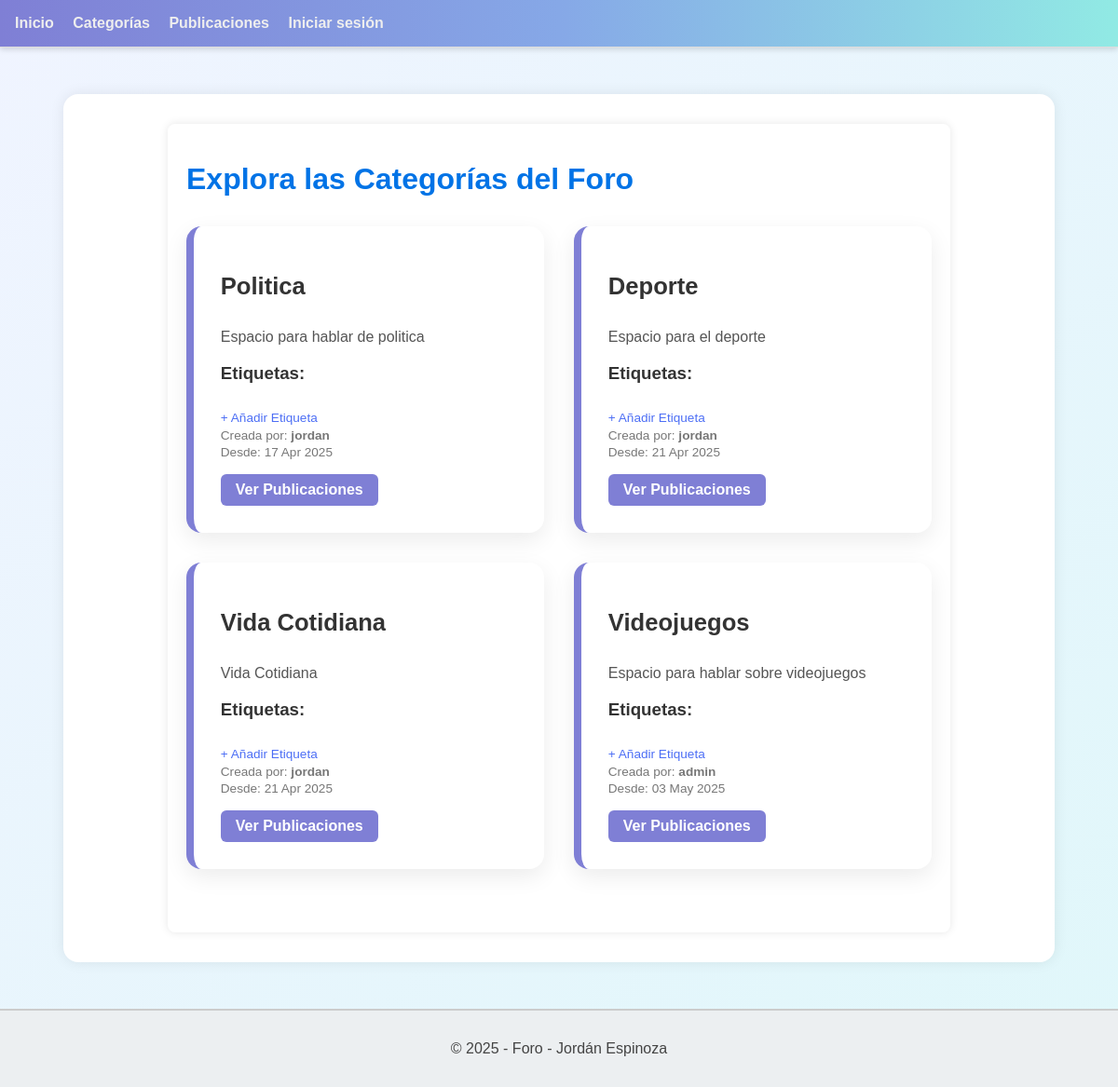
/foro/categorias/listar/, run on an earlier commit of the app's database.
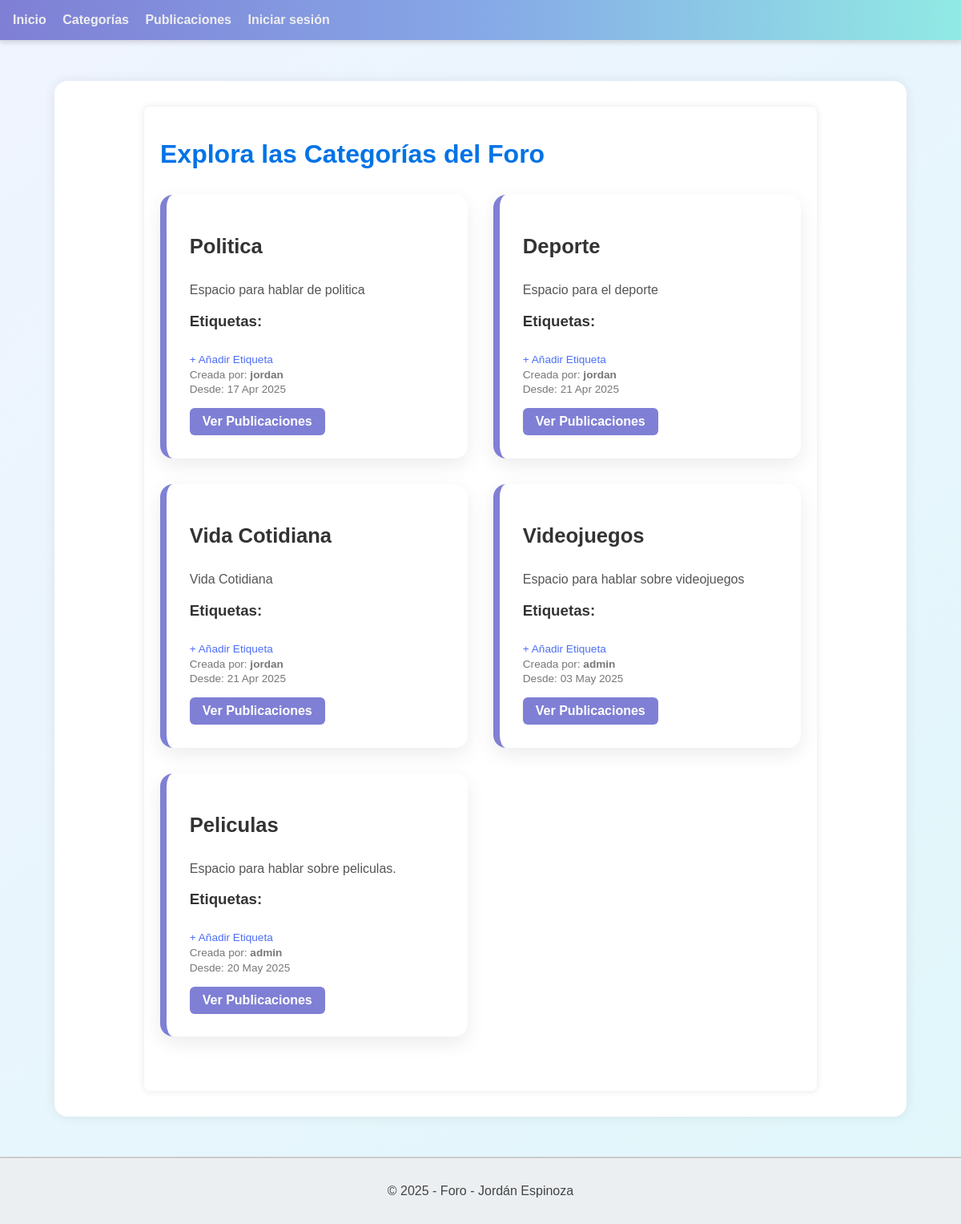
And on a later commit of the database.
### foro_aplicacion/models.py (models this page shows, shortened)
class Categoria(models.Model):
    nombre = models.CharField(max_length=50)
    descripcion = models.TextField(blank=True)
    fecha_creacion = models.DateTimeField(auto_now_add=True)
    usuario = models.ForeignKey(Usuario, on_delete=models.CASCADE, related_name='categorias')

class Usuario(AbstractUser):
    correo = models.EmailField(max_length=100, unique=True)
    es_admin = models.BooleanField(default=False)
    es_baneado = models.BooleanField(default=False)
    es_moderador = models.BooleanField(default=False)
    es_autor = models.BooleanField(default=False)
    reputacion = models.IntegerField(default=0)
    avatar = models.ImageField(upload_to='avatars/', blank=True, null=True)
    class Meta:
        verbose_name = 'Usuario'
        verbose_name_plural = 'Usuarios'

### foro_aplicacion/views.py (the view)
# urls.py: path('categorias/listar/', CategoriaListView.as_view(), name='listar'),
class CategoriaListView(ListView):
    model = Categoria
    template_name = 'categorias/listar.html'
    def get_context_data(self, **kwargs):
        context = super().get_context_data(**kwargs)
        context['etiquetas'] = Etiqueta.objects.all()
        return context

### foro_aplicacion/context_processors.py (called while the page is built)
def cantidad_notificaciones(request):
    if request.user.is_authenticated:
        cantidad = request.user.notificaciones.filter(leida=False).count()
        return {'cantidad_no_leidas': cantidad}
    return {}

### foro_aplicacion/templates/categorias/listar.html (shortened to what this page needs)
{% extends 'template_base.html' %}
{% block body %}
<div class="container">
    <h1 class="titulo">Explora las Categorías del Foro</h1>
    <div class="categoria-lista">
        {% for categoria in object_list %}
            <div class="categoria-card">
                <div class="categoria-header">
                    <h2 class="nombre">{{ categoria.nombre }}</h2>
                </div>
                <p class="descripcion">{{ categoria.descripcion|default:"Sin descripción" }}</p>
                <div class="etiquetas-wrapper">
                    <h3>Etiquetas:</h3>
                    <a href="{% url 'crear_etiqueta' %}" class="crear-etiqueta-link">+ Añadir Etiqueta</a>
                </div>
                <p class="autor">Creada por: <strong>{{ categoria.usuario.username }}</strong></p>
                <p class="fecha">Desde: {{ categoria.fecha_creacion|date:"d M Y" }}</p>
                <div class="botones-categoria">
                    <a href="{% url 'publicaciones_por_categoria' categoria.id %}" class="btn btn-publicaciones">Ver Publicaciones</a>
                </div>
            </div>
        {% empty %}
            <p class="sin-categorias">No hay categorías disponibles.</p>
        {% endfor %}
    </div>
</div>
{% endblock %}

What changed in the data, as far as the page shows it:
added Categoria: nombre "Peliculas", descripcion "Espacio para hablar sobre peliculas.", usuario.username "admin", fecha_creacion "20 May 2025"
